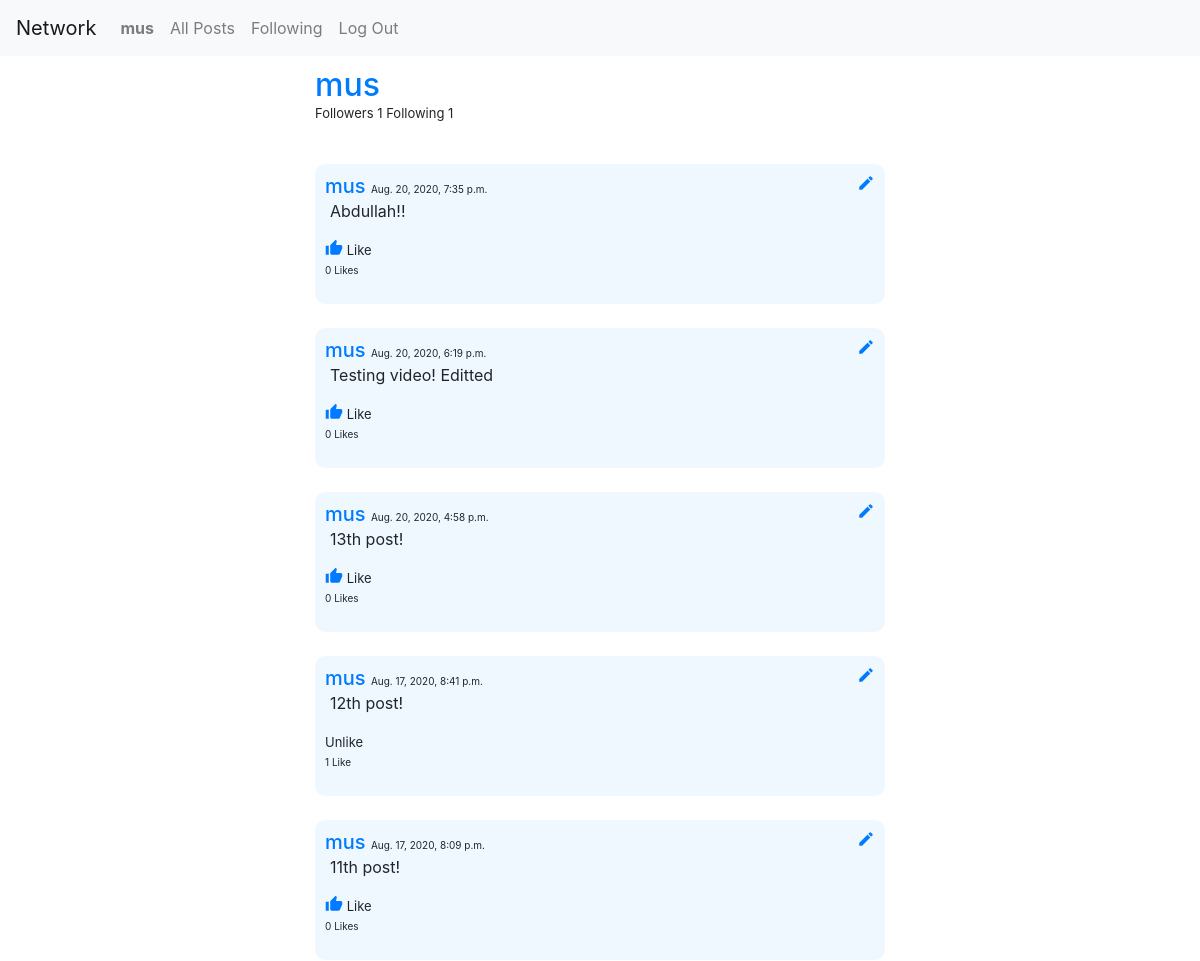
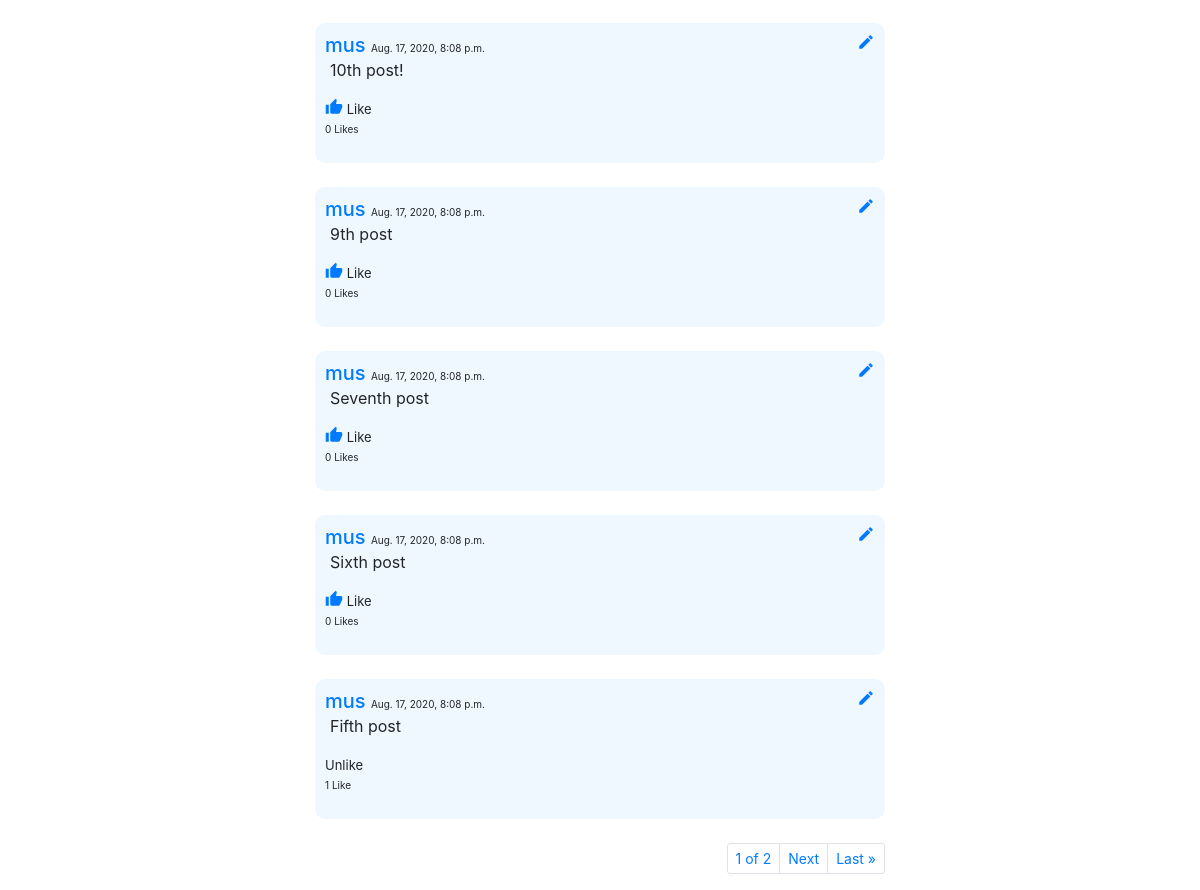
The app's page /profile/mus (signed in) with its own data (2 pictures, top to bottom).
### network/models.py (models this page shows, shortened)
class User(AbstractUser):
    following = models.ManyToManyField("network.User", related_name='followers', blank=True)

class Post(models.Model):
    text = models.CharField(max_length=500)
    timestamp=models.DateTimeField(auto_now_add=True)
    poster=models.ForeignKey('User', on_delete=models.CASCADE, related_name="posts")
    likes=models.IntegerField(default=0)
    likers = models.ManyToManyField('User', related_name="liked_posts", blank=True)

### network/views.py (the view)
# urls.py: path("profile/<str:target>", views.profile, name="profile"),
@login_required
def profile(request, target):
    profile = User.objects.filter(username=target).first()
    profile_posts = Post.objects.filter(poster=profile).order_by('-timestamp')
    following_count = profile.following.count()
    followers_count = profile.followers.count()
    following = profile in request.user.following.all()
    paginator = Paginator(profile_posts, 10)
    page_number = request.GET.get('page')
    page_obj = paginator.get_page(page_number)
    return render(request, "network/profile.html",{
        'profile': profile,
        'followers_count': followers_count,
        'following_count': following_count,
        'following': following,
        'page_obj': page_obj
    })

### network/templates/network/profile.html (shortened to what this page needs)
{% extends "network/layout.html" %}
{% block body %}
<div id="page-content" class="container" style="padding-top: 10px; max-width: 600px;">
    <div class="profile" data-profile_id="{{profile.id}}" >
        <h2 id="content-title" style=" display: inline; color:#007bff; vertical-align:baseline;">{{profile}}</h2>
    </div>
    <p id="followers_count" style="font-size: small;">Followers {{followers_count}} Following {{following_count}}</p>
    {% for post in page_obj %}
        <br>
        <div class="post" data-post_id="{{post.id}}">
            <a class="no-hover-underline" href="{% url 'profile' post.poster %}"><h5 style="display: inline; color:#007bff;">{{post.poster}} </h5></a> <p style="font-size: x-small; display: inline; vertical-align:baseline ;">{{post.timestamp}}</p>
            {% if post.poster == request.user %}
                <i style="color: #007bff; font-size:large ; vertical-align: text-bottom; float: right; visibility: visible;" class="material-icons edit">edit</i>
            {% endif %}
            <div class="post_text"><p style="padding-left:5px;">{{post.text}}</p></div>
            <span class="liked">
            {% if request.user in post.likers.all %}
                <p class="unlike" style="display: inline; font-size: small; vertical-align:text-top"> Unlike</p>
            {% else %}
                <i style="color: #007bff; font-size:large ;" class="material-icons like">thumb_up</i><p class="like" style="display: inline; font-size: small; vertical-align:text-top"> Like</p>
            {% endif %}
            </span>
            {% if post.likes == 1 %}
                <p class="likes_count" style="font-size: x-small;">{{post.likes}} Like</p>
            {% else %}
            <p class="likes_count" style="font-size: x-small;">{{post.likes}} Likes</p>
            {% endif %}
        </div>
    {% endfor %}
    <br>
    <div style="float:right;" class="pagination">
        <span class="step-links">
                <ul class="pagination pagination-sm">
                    {% if page_obj.paginator.num_pages > 1%}
                    <li class="page-item"><a class="page-link" href="#">{{ page_obj.number }} of {{ page_obj.paginator.num_pages }}</a></li>
                    {% endif %}
                    {% if page_obj.has_next %}
                        <li class="page-item"><a class="page-link" href="?page={{ page_obj.next_page_number }}">Next</a></li>
                        <li class="page-item"><a class="page-link" href="?page={{ page_obj.paginator.num_pages }}">Last &raquo;</a></li>
                    {% endif %}
                </ul>
        </span>
    </div>
</div>
{% endblock %}

### network/templates/network/layout.html (shortened to what this page needs)
{% load static %}
<!DOCTYPE html>
<html lang="en">
    <head>
        <link rel="stylesheet" href="https://stackpath.bootstrapcdn.com/bootstrap/4.4.1/css/bootstrap.min.css">
        <link href="{% static 'network/styles.css' %}" rel="stylesheet">
    </head>
    <body>
        <nav class="navbar navbar-expand-lg navbar-light bg-light">
            <a class="navbar-brand" href="{% url 'index' %}">Network</a>
            <div>
              <ul class="navbar-nav mr-auto">
                {% if user.is_authenticated %}
                    <li class="nav-item">
                        <strong><a class="nav-link" href="{% url 'profile' user.username %}">{{ user.username }}</a></strong>
                    </li>
                {% endif %}
                <li class="nav-item">
                  <a class="nav-link" href="{% url 'index' %}">All Posts</a>
                </li>
                {% if user.is_authenticated %}
                    <li class="nav-item">
                        <a class="nav-link" href="{% url 'following' %}">Following</a>
                    </li>
                    <li class="nav-item">
                        <a class="nav-link" href="{% url 'logout' %}">Log Out</a>
                    </li>
                {% endif %}
              </ul>
            </div>
          </nav>
        <div class="body">
            {% block body %}
            {% endblock %}
        </div>
    </body>
</html>

### network/static/network/styles.css (style rules this page uses)
.post { background-color: aliceblue; border-radius: 10px; padding: 10px; }

### records on screen
User: username "mus"
Post: poster "mus", timestamp "Aug. 20, 2020, 7:35 p.m.", text "Abdullah!!", shows "Like", likes "0"
Post: poster "mus", timestamp "Aug. 20, 2020, 6:19 p.m.", text "Testing video! Editted", shows "Like", likes "0"
Post: poster "mus", timestamp "Aug. 20, 2020, 4:58 p.m.", text "13th post!", shows "Like", likes "0"
Post: poster "mus", timestamp "Aug. 17, 2020, 8:41 p.m.", text "12th post!", shows "Unlike", likes "1"
Post: poster "mus", timestamp "Aug. 17, 2020, 8:09 p.m.", text "11th post!", shows "Like", likes "0"
Post: poster "mus", timestamp "Aug. 17, 2020, 8:08 p.m.", text "10th post!", shows "Like", likes "0"
Post: poster "mus", timestamp "Aug. 17, 2020, 8:08 p.m.", text "9th post", shows "Like", likes "0"
Post: poster "mus", timestamp "Aug. 17, 2020, 8:08 p.m.", text "Seventh post", shows "Like", likes "0"
Post: poster "mus", timestamp "Aug. 17, 2020, 8:08 p.m.", text "Sixth post", shows "Like", likes "0"
Post: poster "mus", timestamp "Aug. 17, 2020, 8:08 p.m.", text "Fifth post", shows "Unlike", likes "1"

### other values on screen
{{ followers_count }} "1"
{{ following_count }} "1"
{{ page_obj.number }} "1"
{{ page_obj.paginator.num_pages }} "2"
